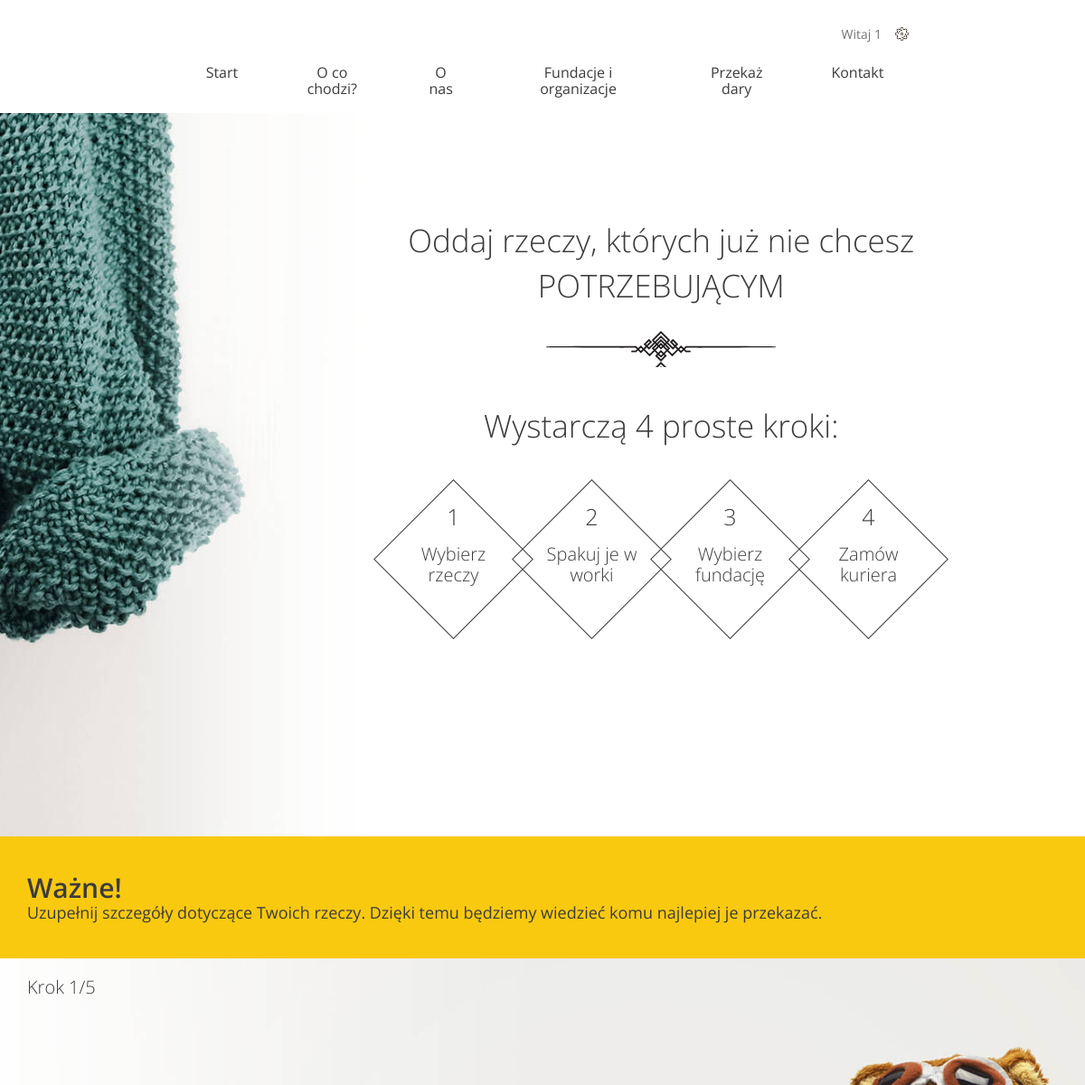
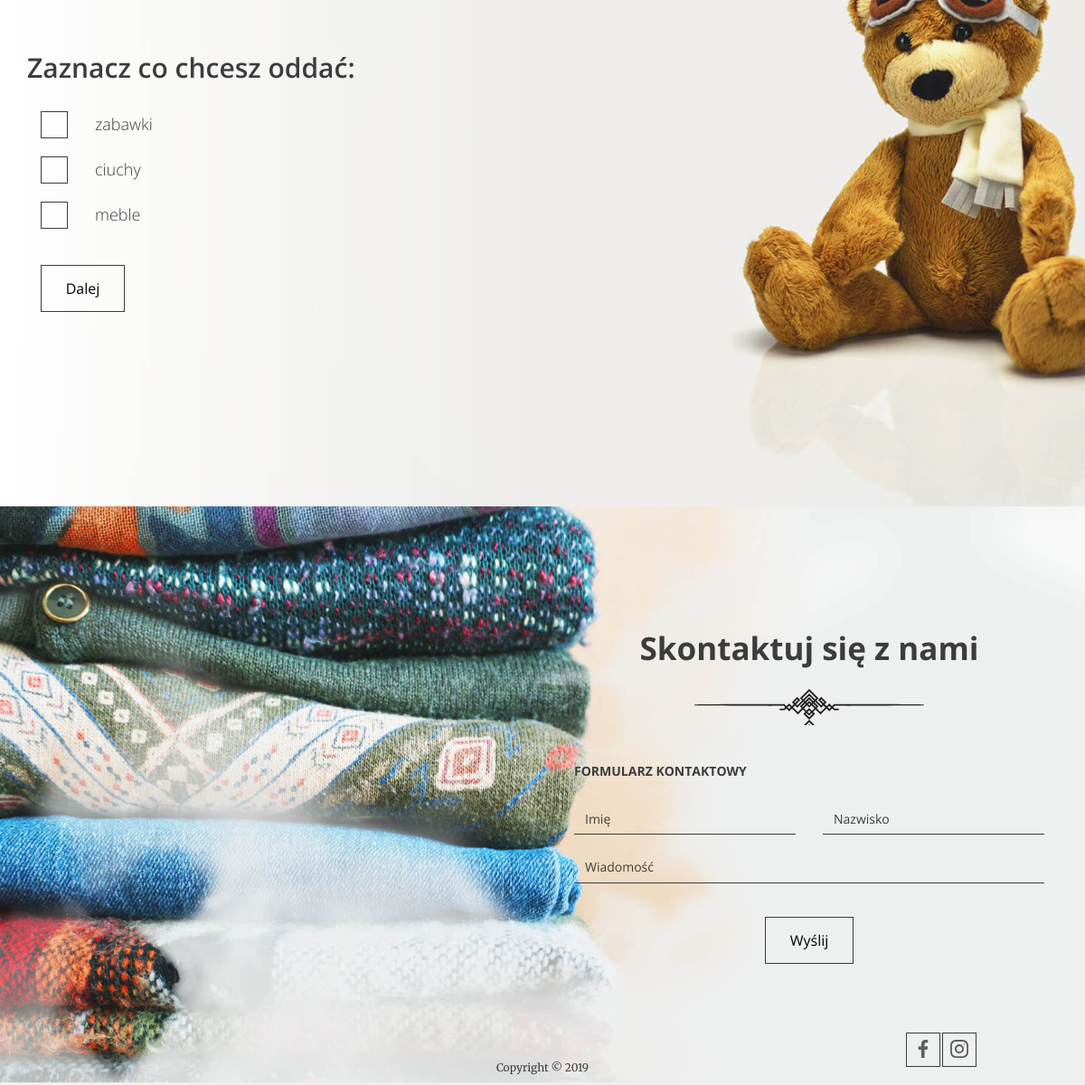
The app's page /donation/ (signed in) with its own data (2 pictures, top to bottom).
### GoodHands/models.py (models this page shows)
class Category(models.Model):
    name = models.CharField(max_length=100)

### GoodHands/views.py (the view)
# urls.py: path('donation/', views.AddDonation.as_view(), name="donation"),
class AddDonation(View):
    def get(self, request):
        if not request.user.is_authenticated:
            return redirect('main')
        categories = Category.objects.all()
        institutions = Institution.objects.all()
        selected_categories = ','.join(str(cat.pk) for cat in categories)
        context = {
            'categories': categories,
            'institutions': institutions,
            'selected_categories': selected_categories,
        }
        return render(request, 'form.html', context)

### templates/form.html (shortened to what this page needs)
{% extends "base.html" %}
{%  load static %}
{% block content %}
    <header class="header--form-page">
      <div class="slogan container container--90">
        <div class="slogan--item">
          <h1>
            Oddaj rzeczy, których już nie chcesz<br />
            <span class="uppercase">potrzebującym</span>
          </h1>
          <div class="slogan--steps">
            <div class="slogan--steps-title">Wystarczą 4 proste kroki:</div>
            <ul class="slogan--steps-boxes">
              <li>
                <div><em>1</em><span>Wybierz rzeczy</span></div>
              </li>
              <li>
                <div><em>2</em><span>Spakuj je w worki</span></div>
              </li>
              <li>
                <div><em>3</em><span>Wybierz fundację</span></div>
              </li>
              <li>
                <div><em>4</em><span>Zamów kuriera</span></div>
              </li>
            </ul>
          </div>
        </div>
      </div>
    </header>
    {% if user.is_authenticated %}
    <section class="form--steps">
      <div class="form--steps-instructions">
        <div class="form--steps-container">
          <h3>Ważne!</h3>
          <p data-step="1" class="active">
            Uzupełnij szczegóły dotyczące Twoich rzeczy. Dzięki temu będziemy
            wiedzieć komu najlepiej je przekazać.
          </p>
        </div>
      </div>
      <div class="form--steps-container">
        <div class="form--steps-counter">Krok <span>1</span>/5</div>
        <form action="form-confirmation.html" method="post">
      <div data-step="1" class="active">
        <h3>Zaznacz co chcesz oddać:</h3>
        {% for category in categories %}
        <div class="form-group form-group--checkbox">
          <label>
            <span class="checkbox"></span>
            <span class="description">{{ category.name }}</span>
          </label>
        </div>
        {% endfor %}
        <div class="form-group form-group--buttons">
          <button type="button" class="btn next-step">Dalej</button>
        </div>
      </div>
    </form>
  </div>
</section>
{% endif %}
{% endblock %}

### templates/base.html (shortened to what this page needs)
<!DOCTYPE html>
{% load static %}
<html lang="pl">
  <head>
    <link rel="stylesheet" href="{% static 'css/style.css' %}"/>
  </head>
  <body>
  {% if user.is_authenticated %}
      <header>
      <nav class="container container--70">
        <ul class="nav--actions">
          <li class="logged-user">
            Witaj {{ user.first_name }}
          </li>
        </ul>
        <ul>
          <li><a href="{% url 'main' %}" class="btn btn--without-border">Start</a></li>
          <li><a href="{% url 'main' %}#steps" class="btn btn--without-border">O co chodzi?</a></li>
          <li><a href="{% url 'main' %}#about-us" class="btn btn--without-border">O nas</a></li>
          <li><a href="{% url 'main' %}#help" class="btn btn--without-border">Fundacje i organizacje</a></li>
          <li><a href="{% url 'donation' %}" class="btn btn--without-border">Przekaż dary</a></li>
          <li><a href="#contact" class="btn btn--without-border">Kontakt</a></li>
        </ul>
      </nav>
    </header>
  {% endif %}
    {% block content %}
    {% endblock %}
<footer>
      <div id="contact" class="contact">
        <h2>Skontaktuj się z nami</h2>
        <h3>Formularz kontaktowy</h3>
        <form class="form--contact">
          <div class="form-group form-group--50"><input type="text" name="name" placeholder="Imię" /></div>
          <div class="form-group form-group--50"><input type="text" name="surname" placeholder="Nazwisko" /></div>
          <div class="form-group"><textarea name="message" placeholder="Wiadomość" rows="1"></textarea></div>
          <button class="btn" type="submit">Wyślij</button>
        </form>
      </div>
      <div class="bottom-line">
        <span class="bottom-line--copy">Copyright &copy; 2019</span>
        <div class="bottom-line--icons">
          <a href="#" class="btn btn--small"><img src="{% static 'images/icon-facebook.svg' %}"/></a>
          <a href="#" class="btn btn--small"><img src="{% static 'images/icon-instagram.svg' %}"></a>
        </div>
      </div>
    </footer>
  </body>
</html>

### records on screen
Category: name "zabawki"
Category: name "ciuchy"
Category: name "meble"

### other values on screen
{{ user.first_name }} "1"
